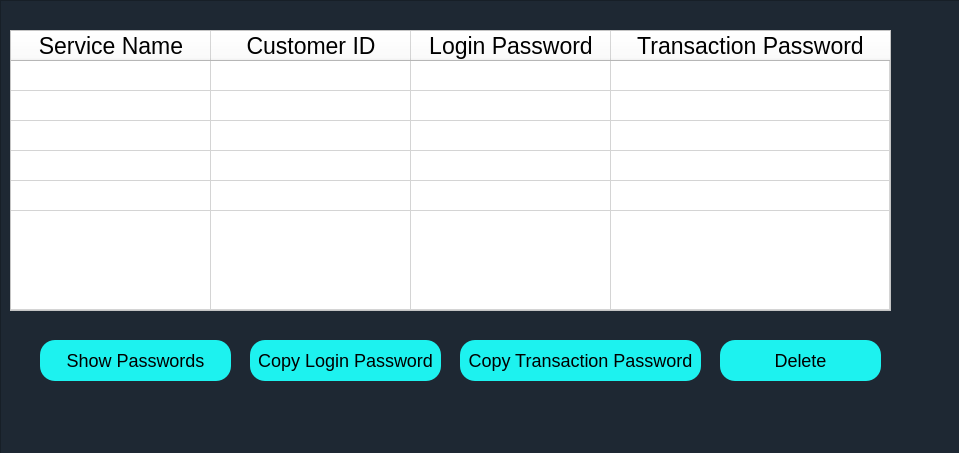
<?xml version="1.0" encoding="UTF-8"?>
<ui version="4.0">
 <class>MainWindow</class>
 <widget class="QMainWindow" name="MainWindow">
  <property name="geometry">
   <rect>
    <x>0</x>
    <y>0</y>
    <width>959</width>
    <height>453</height>
   </rect>
  </property>
  <property name="windowTitle">
   <string>Personal Window</string>
  </property>
  <widget class="QWidget" name="centralwidget">
   <widget class="QFrame" name="view_pwdbox">
    <property name="geometry">
     <rect>
      <x>0</x>
      <y>0</y>
      <width>1000</width>
      <height>601</height>
     </rect>
    </property>
    <property name="styleSheet">
     <string notr="true">QFrame{
background-color: rgb(30, 40, 51) ;
font-size:23px;

color:#fffff2;
}
QPushButton{
background:#1df2ef;
font-size:18px;
border-radius:15px;
color:black;}

QPushButton:hover{
background:#fffff2;
}

</string>
    </property>
    <property name="frameShape">
     <enum>QFrame::StyledPanel</enum>
    </property>
    <property name="frameShadow">
     <enum>QFrame::Raised</enum>
    </property>
    <widget class="QTableWidget" name="Pwd_table">
     <property name="geometry">
      <rect>
       <x>10</x>
       <y>30</y>
       <width>881</width>
       <height>281</height>
      </rect>
     </property>
     <property name="contextMenuPolicy">
      <enum>Qt::NoContextMenu</enum>
     </property>
     <property name="styleSheet">
      <string notr="true">background-color:white;
color:black;
text-align:center;</string>
     </property>
     <property name="frameShadow">
      <enum>QFrame::Sunken</enum>
     </property>
     <property name="sizeAdjustPolicy">
      <enum>QAbstractScrollArea::AdjustToContents</enum>
     </property>
     <property name="autoScroll">
      <bool>true</bool>
     </property>
     <property name="dragEnabled">
      <bool>false</bool>
     </property>
     <property name="showGrid">
      <bool>true</bool>
     </property>
     <property name="gridStyle">
      <enum>Qt::CustomDashLine</enum>
     </property>
     <property name="sortingEnabled">
      <bool>false</bool>
     </property>
     <property name="wordWrap">
      <bool>true</bool>
     </property>
     <property name="cornerButtonEnabled">
      <bool>true</bool>
     </property>
     <property name="rowCount">
      <number>6</number>
     </property>
     <property name="columnCount">
      <number>4</number>
     </property>
     <attribute name="horizontalHeaderVisible">
      <bool>true</bool>
     </attribute>
     <attribute name="horizontalHeaderCascadingSectionResizes">
      <bool>false</bool>
     </attribute>
     <attribute name="horizontalHeaderMinimumSectionSize">
      <number>100</number>
     </attribute>
     <attribute name="horizontalHeaderDefaultSectionSize">
      <number>200</number>
     </attribute>
     <attribute name="horizontalHeaderHighlightSections">
      <bool>true</bool>
     </attribute>
     <attribute name="horizontalHeaderShowSortIndicator" stdset="0">
      <bool>false</bool>
     </attribute>
     <attribute name="horizontalHeaderStretchLastSection">
      <bool>true</bool>
     </attribute>
     <attribute name="verticalHeaderVisible">
      <bool>false</bool>
     </attribute>
     <attribute name="verticalHeaderCascadingSectionResizes">
      <bool>false</bool>
     </attribute>
     <attribute name="verticalHeaderShowSortIndicator" stdset="0">
      <bool>false</bool>
     </attribute>
     <attribute name="verticalHeaderStretchLastSection">
      <bool>true</bool>
     </attribute>
     <row>
      <property name="text">
       <string>1</string>
      </property>
     </row>
     <row/>
     <row/>
     <row/>
     <row/>
     <row/>
     <column>
      <property name="text">
       <string>Service Name</string>
      </property>
     </column>
     <column>
      <property name="text">
       <string>Customer ID</string>
      </property>
      <property name="textAlignment">
       <set>AlignCenter</set>
      </property>
     </column>
     <column>
      <property name="text">
       <string>Login Password</string>
      </property>
      <property name="textAlignment">
       <set>AlignCenter</set>
      </property>
     </column>
     <column>
      <property name="text">
       <string>Transaction Password</string>
      </property>
     </column>
     <item row="0" column="0">
      <property name="text">
       <string/>
      </property>
     </item>
     <item row="0" column="1">
      <property name="text">
       <string/>
      </property>
     </item>
     <item row="0" column="2">
      <property name="text">
       <string/>
      </property>
     </item>
     <item row="0" column="3">
      <property name="text">
       <string/>
      </property>
     </item>
     <item row="1" column="0">
      <property name="text">
       <string/>
      </property>
     </item>
     <item row="1" column="1">
      <property name="text">
       <string/>
      </property>
      <property name="font">
       <font>
        <pointsize>8</pointsize>
       </font>
      </property>
      <property name="textAlignment">
       <set>AlignLeading|AlignVCenter</set>
      </property>
     </item>
     <item row="1" column="2">
      <property name="text">
       <string/>
      </property>
      <property name="font">
       <font>
        <pointsize>8</pointsize>
       </font>
      </property>
      <property name="textAlignment">
       <set>AlignLeading|AlignVCenter</set>
      </property>
     </item>
     <item row="1" column="3">
      <property name="text">
       <string/>
      </property>
     </item>
     <item row="2" column="1">
      <property name="text">
       <string/>
      </property>
      <property name="textAlignment">
       <set>AlignLeading|AlignVCenter</set>
      </property>
     </item>
     <item row="2" column="2">
      <property name="text">
       <string/>
      </property>
      <property name="textAlignment">
       <set>AlignLeading|AlignVCenter</set>
      </property>
     </item>
    </widget>
    <widget class="QPushButton" name="Copy1">
     <property name="geometry">
      <rect>
       <x>250</x>
       <y>340</y>
       <width>191</width>
       <height>41</height>
      </rect>
     </property>
     <property name="text">
      <string>Copy Login Password</string>
     </property>
    </widget>
    <widget class="QPushButton" name="Copy2">
     <property name="geometry">
      <rect>
       <x>460</x>
       <y>340</y>
       <width>241</width>
       <height>41</height>
      </rect>
     </property>
     <property name="text">
      <string>Copy Transaction Password</string>
     </property>
    </widget>
    <widget class="QPushButton" name="Delete">
     <property name="geometry">
      <rect>
       <x>720</x>
       <y>340</y>
       <width>161</width>
       <height>41</height>
      </rect>
     </property>
     <property name="styleSheet">
      <string notr="true">#Per_Delete{
background-color:#DB4437;
}
#Per_Delete:hover{
background-color:white;
line-spacing:3px;
}</string>
     </property>
     <property name="text">
      <string>Delete</string>
     </property>
    </widget>
    <widget class="QPushButton" name="Show">
     <property name="geometry">
      <rect>
       <x>40</x>
       <y>340</y>
       <width>191</width>
       <height>41</height>
      </rect>
     </property>
     <property name="text">
      <string>Show Passwords</string>
     </property>
    </widget>
   </widget>
  </widget>
 </widget>
 <resources/>
 <connections/>
</ui>
